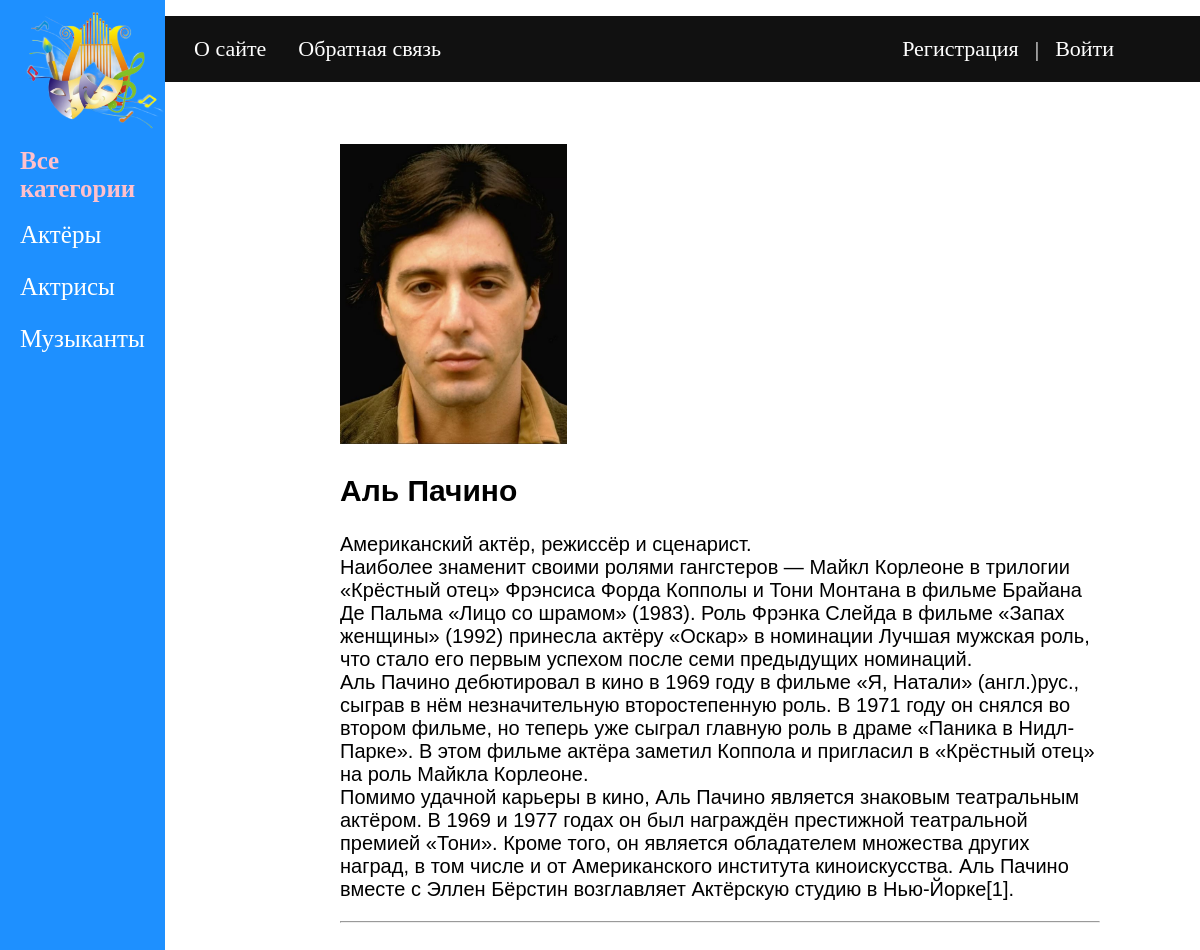
Screenshot of /post/al-pacino/ with the database file from the repository.
### artists/models.py (models this page shows, shortened)
class Category(models.Model):
    name = models.CharField(max_length=100, db_index=True, verbose_name='Название категории')
    slug = models.SlugField(max_length=255, unique=True, db_index=True, verbose_name="URL")
    def get_absolute_url(self):
        return reverse('cats', kwargs={'cat_slug': self.slug})
    class Meta:
        verbose_name = 'Категория'
        verbose_name_plural = 'Категории'
        ordering = ['id']

class Artists(models.Model):
    title = models.CharField(max_length=255, verbose_name='Заголовок')
    slug = models.SlugField(max_length=255, unique=True, db_index=True, verbose_name="URL")
    content = models.TextField(blank=True, verbose_name='Текст статьи')
    photo = models.ImageField(upload_to="photos/%Y/%m/%d/", verbose_name='Фотография')
    time_create = models.DateTimeField(auto_now_add=True, verbose_name='Время создания')
    time_update = models.DateTimeField(auto_now_add=True, verbose_name='Время изменения')
    is_published = models.BooleanField(default=True, verbose_name='Публикация')
    cat = models.ForeignKey('Category', on_delete=models.PROTECT, verbose_name='Категория')
    def __str__(self):
        return self.title
    class Meta:
        verbose_name = 'Артисты'
        verbose_name_plural = 'Артисты'
        ordering = [ 'title', 'time_create']

### artists/views.py (the view)
# urls.py: path('post/<slug:post_slug>/', ShowPost.as_view(), name='post')
class ShowPost(DataMixin, DetailView):
    model = Artists
    template_name = 'artists/post.html'
    slug_url_kwarg = 'post_slug'
    context_object_name = 'post'
    def get_context_data(self, *, object_list=None, **kwargs):
        context = super().get_context_data(**kwargs)
        c_def = self.get_user_context(title=context['post'])
        return dict(list(context.items()) + list(c_def.items()))

### artists/templatetags/artists_tags.py (called while the page is built)
@register.inclusion_tag('artists/template_html/list_categories.html')
def show_categories(cat_selected=0):
    cats = Category.objects.all()
    return {"cats": cats, "cat_selected": cat_selected}

### artists/utils.py (called while the page is built)
    def get_user_context(self, **kwargs):
        context = kwargs
        cats = Category.objects.all() # Если включаем кэширование боковой панели категорий эту строку надо закоментировать
        user_menu = menu.copy()
        if not self.request.user.is_authenticated: #Если пользователь не авторизован, то удаляем из словаря menu строку "Добавить статью"
            user_menu.pop(1)
        context['menu'] = user_menu
        context['cats'] = cats
        if 'cat_selected' not in context:
            context['cat_selected'] = 0
        return context

### artists/templates/artists/post.html
{% extends 'artists/base.html' %}
{% block content %}
<div class="main">
    <ul class="show_post">
        <li>
            <p   class="img_left"><img height="300"src="{{post.photo.url}}"></p>
            <h2>{{post.title}}</h2>
                <p>{{post.content|linebreaks}}</p>
                    <hr>
        </li>
    </ul>
</div>
{% endblock content %}

### artists/templates/artists/template_html/list_categories.html
{% for c in cats %}
    {% if cat_selected == c.pk %}
        <li>{{c.name}}</li>
    {% else %}
        <li ><a href="{{ c.get_absolute_url }}" >{{c.name}}</a></li>
    {% endif %}
{% endfor %}

### artists/static/artists/css/styles2.css (style rules this page uses)
body { background-color: ##F8F9F9; margin: 0; }
li { list-style-type: none; }
.sidenav a { padding: 6px 8px 6px 0; text-decoration: none; font-size: 25px; color: white; display: block; }
.sidenav li { padding: 6px 8px 6px 20px; text-decoration: none; font-size: 25px; color: #FFC0CB; display: block; }
.main { margin-left: 200px; font-size: 20px; padding: 0; font-family: Georgia, Verdana, Arial,Times New Roman }
.show_post li { padding: 20px 100px; }

### rows the page displays
Category: name "Актёры"
Category: name "Актрисы"
Category: name "Музыканты"
Artists: photo (picture), title "Аль Пачино", content "Американский актёр, режиссёр и сценарист. Наиболее знаменит своими ролями гангстеров — Майкл Корлеоне в трилогии «Крёстный отец» Фрэнсиса Форда Копполы и Тони Монтана в фильме Брайана Де Пальма «Лицо со шрамом» (1983). Роль Фрэнка Слейда в фильме «Запах женщины» (1992) принесла актёру «Оскар» в номинации Лучшая мужская роль, что стало его первым успехом после семи предыдущих номинаций. Аль Пачино дебютировал в кино в 1969 году в фильме «Я, Натали» (англ.)рус., сыграв в нём незначительную второстепенную роль. В 1971 году он снялся во втором фильме, но теперь уже сыграл главную роль в драме «Паника в Нидл-Парке». В этом фильме актёра заметил Коппола и пригласил в «Крёстный отец» на роль…"

### other values shown
{{ m.title }} "О сайте" "Обратная связь"
